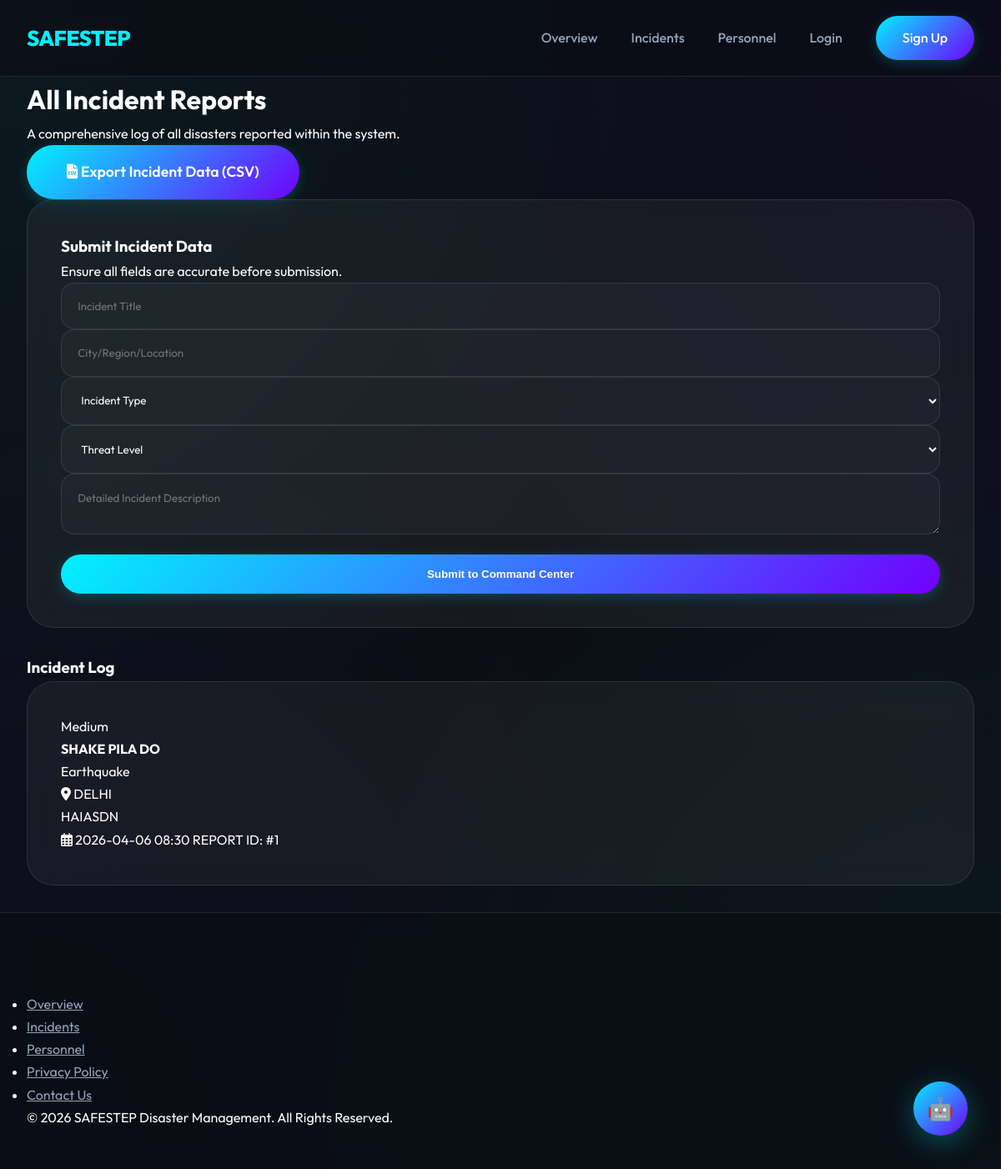
The page /reports on the database as committed earlier.
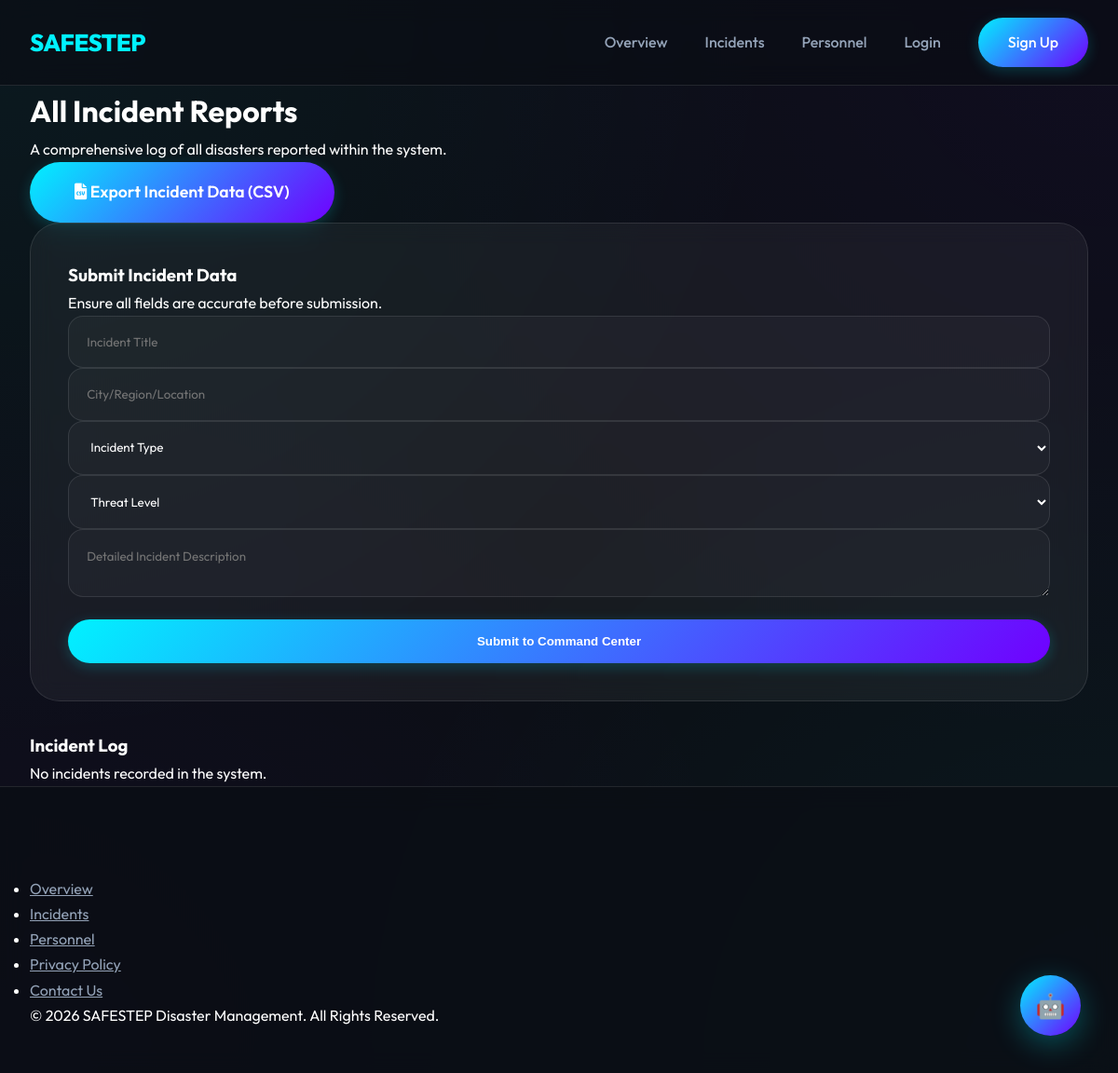
The same page on the database as committed later.
### models.py (models this page shows)
class Report(db.Model):
    id = db.Column(db.Integer, primary_key=True)
    title = db.Column(db.String(200), nullable=False)
    description = db.Column(db.Text, nullable=False)
    location = db.Column(db.String(200), nullable=False)
    severity = db.Column(db.String(50), nullable=False) # 'Low', 'Medium', 'High', 'Critical'
    disaster_type = db.Column(db.String(100), nullable=False)
    date_reported = db.Column(db.DateTime, default=datetime.utcnow)
    user_id = db.Column(db.Integer, db.ForeignKey('user.id'), nullable=False)

### app.py (the view, shortened to what this page needs)
@app.route('/reports', methods=['GET', 'POST'])
def reports():
    all_reports = Report.query.order_by(Report.date_reported.desc()).all()
    return render_template('reports.html', reports=all_reports)

### templates/reports.html (shortened to what this page needs)
{% extends "base.html" %}
{% block content %}
<div class="reports-header-section">
    <h1>All Incident Reports</h1>
    <p>A comprehensive log of all disasters reported within the system.</p>
    <a href="{{ url_for('download_reports') }}" class="btn-primary-lg"><i class="fas fa-file-csv"></i> Export Incident
        Data (CSV)</a>
</div>
<div class="reports-grid">
    <div class="card reports-form-card">
        <h3>Submit Incident Data</h3>
        <p>Ensure all fields are accurate before submission.</p>
        <form method="POST">
            <div class="form-row">
                <input type="text" name="title" required placeholder="Incident Title">
            </div>
            <div class="form-row">
                <input type="text" name="location" required placeholder="City/Region/Location">
            </div>
            <div class="form-row">
                <select name="disaster_type" required>
                    <option value="" disabled selected>Incident Type</option>
                </select>
            </div>
            <div class="form-row">
                <select name="severity" required>
                    <option value="" disabled selected>Threat Level</option>
                </select>
            </div>
            <div class="form-row">
                <textarea name="description" required placeholder="Detailed Incident Description"></textarea>
            </div>
            <button type="submit" class="btn-primary-block">Submit to Command Center</button>
        </form>
    </div>
    <div class="reports-list">
        <h3>Incident Log</h3>
        {% if reports %}
        {% for report in reports %}
        <div class="report-entry card">
            <div class="report-badge {{ report.severity|lower }}">{{ report.severity }}</div>
            <div class="report-header">
                <h4>{{ report.title }}</h4>
                <span class="type-tag">{{ report.disaster_type }}</span>
            </div>
            <p class="location"><i class="fas fa-map-marker-alt"></i> {{ report.location }}</p>
            <p class="desc">{{ report.description }}</p>
            <div class="report-footer">
                <span><i class="far fa-calendar-alt"></i> {{ report.date_reported.strftime('%Y-%m-%d %H:%M') }}</span>
                <span>REPORT ID: #{{ report.id }}</span>
            </div>
        </div>
        {% endfor %}
        {% else %}
        <p>No incidents recorded in the system.</p>
        {% endif %}
    </div>
</div>
{% endblock %}

### templates/base.html (shortened to what this page needs)
<!DOCTYPE html>
<html lang="en">
<head>
    <link rel="stylesheet" href="{{ url_for('static', filename='style.css') }}">
    <link rel="stylesheet" href="https://cdnjs.cloudflare.com/ajax/libs/font-awesome/6.0.0/css/all.min.css">
</head>
<body>
    <header class="navbar">
        <div class="container">
            <a href="{{ url_for('index') }}" class="logo">
                SAFESTEP
            </a>
            <nav>
                <ul class="nav-links">
                    <li><a href="{{ url_for('index') }}">Overview</a></li>
                    <li><a href="{{ url_for('reports') }}">Incidents</a></li>
                    <li><a href="{{ url_for('attendance') }}">Personnel</a></li>
                    {% if current_user.is_authenticated %}
                        <li><a href="{{ url_for('logout') }}" class="btn-outline">Logout</a></li>
                    {% else %}
                        <li><a href="{{ url_for('login') }}">Login</a></li>
                        <li><a href="{{ url_for('signup') }}" class="btn-primary">Sign Up</a></li>
                    {% endif %}
                </ul>
            </nav>
        </div>
    </header>
    <main>
        <div class="container">
            {% block content %}{% endblock %}
        </div>
    </main>
    <footer class="footer">
        <div class="container">
            <ul class="footer-links">
                <li><a href="{{ url_for('index') }}">Overview</a></li>
                <li><a href="{{ url_for('reports') }}">Incidents</a></li>
                <li><a href="{{ url_for('attendance') }}">Personnel</a></li>
                <li><a href="#">Privacy Policy</a></li>
                <li><a href="#">Contact Us</a></li>
            </ul>
            <div class="footer-bottom">
                <p>&copy; 2026 SAFESTEP Disaster Management. All Rights Reserved.</p>
            </div>
        </div>
    </footer>
    <div class="chatbot-floating-btn" id="open-chat" title="Open Chatbot">
        🤖
    </div>
</body>
</html>

### static/style.css (style rules this page uses)
:root { --primary-color: #00F2FF; --secondary-color: #7000FF; --accent-gradient: linear-gradient(135deg, #00F2FF 0%, #7000FF 100%); --bg-dark: #0B0E14; --bg-surface: #12141D; --text-primary: #FFFFFF; --text-secondary: #94A3B8; --glass-bg: rgba(255, 255, 255, 0.05); --glass-border: rgba(255, 255, 255, 0.1); --glass-blur: blur(12px); --success: #10B981; --warning: #F59E0B; --danger: #EF4444; --radius-lg: 32px; --radius-md: 16px; --radius-pill: 50px; --shadow-glow: 0 0 20px rgba(0, 242, 255, 0.15); --transition: all 0.4s cubic-bezier(0.25, 0.46, 0.45, 0.94); }
* { margin: 0; padding: 0; box-sizing: border-box; }
body { font-family: 'Outfit', sans-serif; background: var(--bg-dark); background-image: radial-gradient(at 0% 0%, rgba(0, 242, 255, 0.05) 0px, transparent 50%), radial-gradient(at 100% 0%, rgba(112, 0, 255, 0.05) 0px, transparent 50%), radial-gradient(at 100% 100%, rgba(0, 242, 255, 0.05) 0px, transparent 50%), radial-gradient(at 0% 100%, rgba(112, 0, 255, 0.05) 0px, transparent 50%); background-attachment: fixed; color: var(--text-primary); line-height: 1.7; overflow-x: hidden; }
h1, h2, h3, h4, .logo { font-family: 'Outfit', sans-serif; font-weight: 700; }
.container { max-width: 1200px; margin: 0 auto; padding: 0 2rem; }
.navbar { background: rgba(11, 14, 20, 0.7); backdrop-filter: var(--glass-blur); -webkit-backdrop-filter: var(--glass-blur); padding: 1.2rem 0; position: sticky; top: 0; z-index: 1000; border-bottom: 1px solid var(--glass-border); }
.navbar .container { display: flex; justify-content: space-between; align-items: center; }
.logo { font-size: 1.6rem; color: var(--primary-color); text-decoration: none; letter-spacing: -0.5px; font-weight: 800; }
.nav-links { list-style: none; display: flex; gap: 2.5rem; align-items: center; }
.nav-links li a { text-decoration: none; color: var(--text-secondary); font-weight: 500; transition: var(--transition); }
.btn-primary, .btn-primary-lg, .btn-primary-block { background: var(--accent-gradient); color: #FFFFFF !important; padding: 0.8rem 2rem; border-radius: var(--radius-pill); text-decoration: none; font-weight: 600; display: inline-block; border: none; cursor: pointer; transition: var(--transition); box-shadow: 0 4px 15px rgba(0, 242, 255, 0.2); }
.btn-primary-lg { padding: 1.1rem 3rem; font-size: 1.1rem; }
.btn-primary-block { width: 100%; padding: 1rem; margin-top: 1rem; }
.card { background: var(--glass-bg); backdrop-filter: var(--glass-blur); -webkit-backdrop-filter: var(--glass-blur); border-radius: var(--radius-lg); padding: 2.5rem; border: 1px solid var(--glass-border); margin-bottom: 2rem; }
input, select, textarea { background: rgba(255, 255, 255, 0.03); border: 1px solid var(--glass-border); padding: 1.2rem; border-radius: 16px; width: 100%; color: #FFFFFF; font-family: inherit; transition: var(--transition); }
.chatbot-floating-btn { position: fixed; bottom: 40px; right: 40px; width: 65px; height: 65px; background: var(--accent-gradient); color: white; border-radius: 50%; display: flex; align-items: center; justify-content: center; font-size: 1.6rem; cursor: pointer; box-shadow: 0 8px 32px rgba(0, 242, 255, 0.3); z-index: 2000; transition: var(--transition); }
.footer { background: rgba(11, 14, 20, 0.8); backdrop-filter: var(--glass-blur); border-top: 1px solid var(--glass-border); padding: 6rem 0 3rem; color: #FFFFFF; }
.footer-links a { color: var(--text-secondary); }

Rows that differ between the two databases and show on the page:
removed Report: severity "Medium", title "SHAKE PILA DO", disaster_type "Earthquake", location "DELHI", description "HAIASDN", date_reported "2026-04-06 08:30", id "1"
Other text that changed with them:
text now shown: "No incidents recorded in the system."
